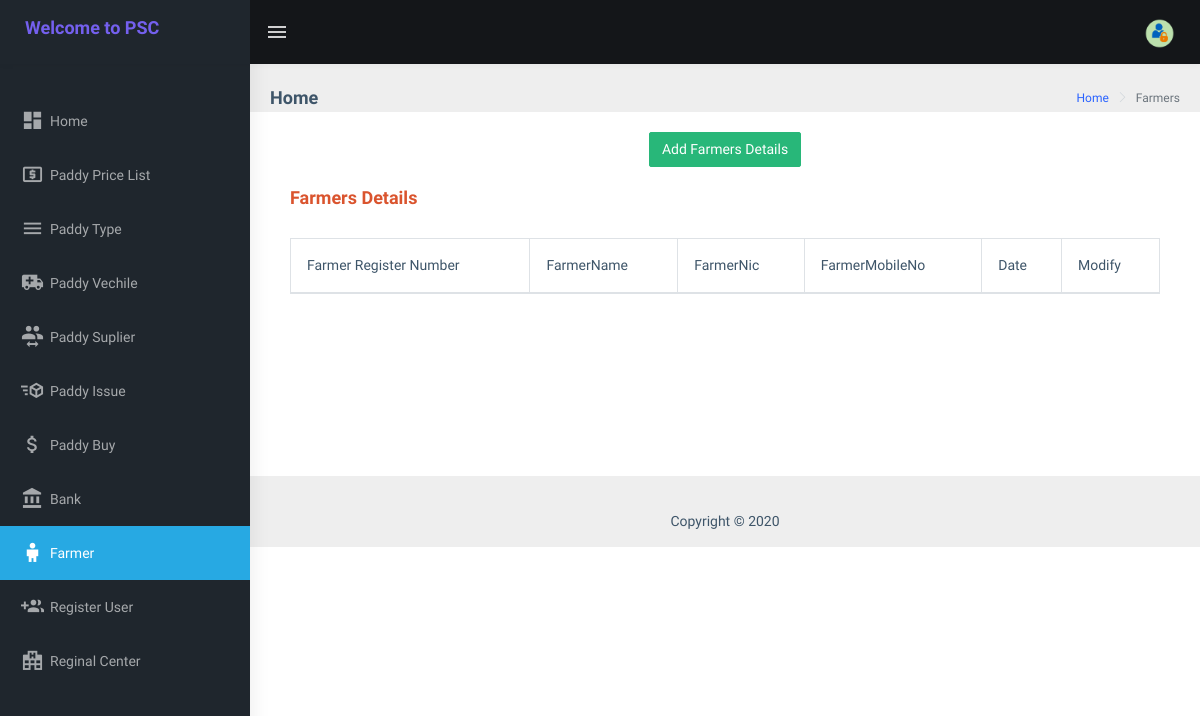
The page /common_components/farmer.php (signed in) on the database as committed earlier.
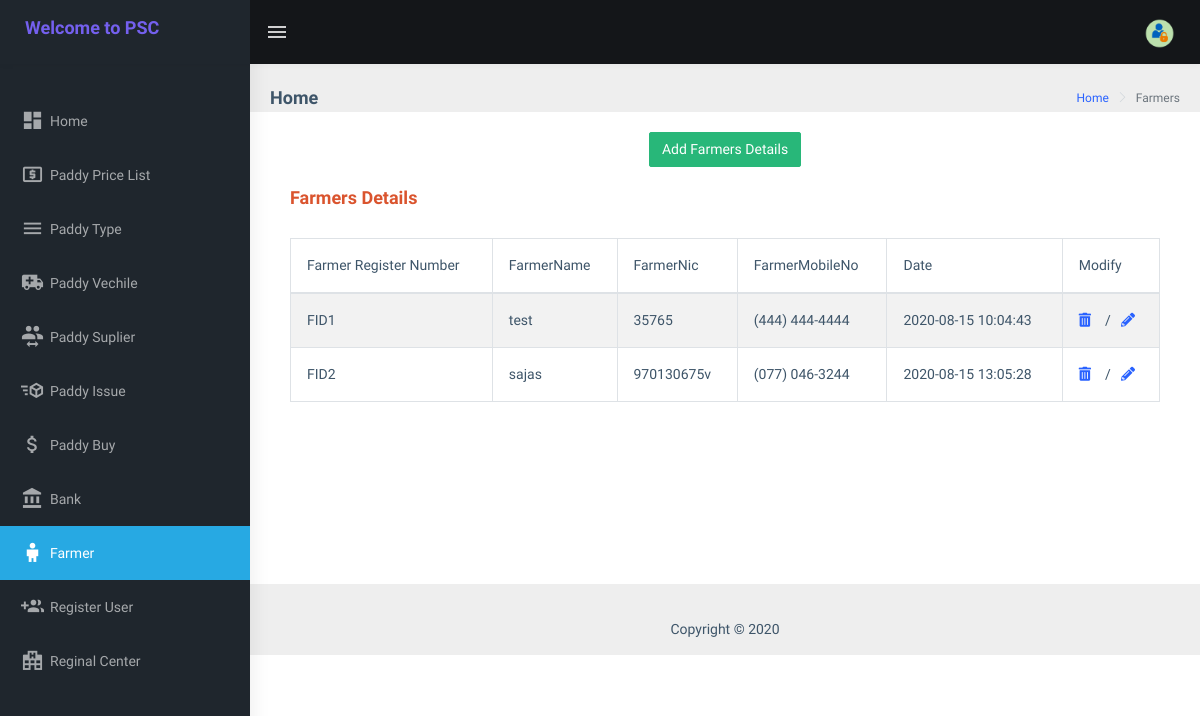
The same page on the database as committed later.
### tables this page shows
CREATE TABLE `farmer` (
  `row_id` int(11) NOT NULL,
  `farmer_reg_no` varchar(5) NOT NULL,
  `farmer_name` varchar(50) NOT NULL,
  `farmer_nic` varchar(13) NOT NULL,
  `farmer_mobileno` varchar(15) NOT NULL,
  `date` timestamp NOT NULL DEFAULT current_timestamp() ON UPDATE current_timestamp()
);

### function.php (called while the page is built, shortened)
<?php
	function isAdmin()
	{
		if (isset($_SESSION['user']) && $_SESSION['user']['user_type'] == 'admin' ) {
			return true;
		}else{
			return false;
		}
	}
?>

### common_components/farmer.php (the view, shortened to what this page needs)
<?php
	include('../function.php');
	if (!isAdmin() AND !isCollactionOfficer() AND !isManager() AND !isClerk() AND !isFinanceOfficer() AND !isStorekeeper()) {
		$_SESSION['msg'] = "You must log in first";
		header('location: ../Index.php');
	}else{
?>
<!DOCTYPE html>
<html dir="ltr" lang="en">
    <head>
        <?php include '../mainstuff/inhead.php'; ?>
				<link rel="stylesheet" type="text/css" href="../assets/extra-libs/multicheck/multicheck.css">
				<link href="../js/jquery.dataTables.min.css" rel="stylesheet">
				<link rel="stylesheet" type="text/css" href="../assets/libs/select2/dist/css/select2.min.css">
    </head>
    <body>
        <div id="main-wrapper">
            <?php include '../mainstuff/header.php'; ?>
			<?php include '../mainstuff/LeftSidebar.php'; ?>
			<div class="page-wrapper">
                <div class="page-breadcrumb">
                    <div class="row">
                        <div class="col-12 d-flex no-block align-items-center">
                            <h4 class="page-title">Home</h4>
                            <div class="ml-auto text-right">
                                <nav aria-label="breadcrumb">
                                    <ol class="breadcrumb">
                                        <li class="breadcrumb-item"><a href="#">Home</a></li>
                                        <li class="breadcrumb-item active" aria-current="page">Farmers</li>
                                    </ol>
                                </nav>
                            </div>
                        </div>
                    </div>
                </div>
								                <div class="row">
								                    <div class="col-md-12">
								                        <div class="card card-body printableArea">
																					<div align="center">
																				    <button type="button" name="add" id="add" class="btn btn-success">Add Farmers Details</button>
																				   </div>
																					<form class="form-horizontal" action="" enctype="multipart/form-data" method="post">
																								<div class="card-body">
																												<h4 class="text-danger">Farmers Details</h4><br>
																												<div class="table-responsive">
																														<table id="zero_config" class="table table-striped table-bordered">
																																<thead>
																																		<tr>
																																			<th> Farmer Register Number </th>
																																			<th> FarmerName  </th>
																																			<th> FarmerNic </th>
																																			<th> FarmerMobileNo </th>
																																			<th> Date </th>
																																			<th> Modify </th>
																																		</tr>
																																</thead>
																																<tbody>
																																		<?php
																																					$sql= "select * from farmer ORDER BY row_id ASC";
																																					$run = mysqli_query($conn,$sql);
																																						while($row=mysqli_fetch_array($run)){
																																								$id = $row['row_id'];
																																								$farmer_reg_no = $row['farmer_reg_no'];
																																								$farmer_name = $row['farmer_name'];
																																								$farmer_nic = $row['farmer_nic'];
																																								$farmer_mobileno = $row['farmer_mobileno'];
																																								$date = $row['date'];
																																		?>
																													<tr>
																															<td> <?php echo $farmer_reg_no; ?> </td>
																															<td> <?php echo $farmer_name; ?> </td>
																															<td> <?php echo $farmer_nic; ?> </td>
																															<td> <?php echo $farmer_mobileno; ?> </td>
																															<td> <?php echo $date; ?> </td>
																													<td>
																													<a href="delete_farmer.php?delete_farmer=<?php echo $id; ?>" onclick="return confirm('Are you sure you want to delete this item?');">
																															<i class=" fas fa-trash-alt"></i>
																													</a>&nbsp&nbsp / &nbsp
																												 	<a href="edit_farmer.php?edit_farmer=<?php echo $id; ?>">
																															<i class=" fas fa-pencil-alt"></i>
																													</a>
																													</td>
																													</tr>
																										<?php } ?>
																								</tbody>
																						</table>
																				</div>
																		</form><br><br><br><br><br><br>
																</div>
								                    </div>
								                </div>
								                <?php include '../mainstuff/footer.php'; ?>
								            </div>
	  </body>
</html>
													<?php } ?>

Rows that differ between the two databases and show on the page:
added farmer: farmer_reg_no "FID1", farmer_name "test", farmer_nic "35765", farmer_mobileno "(444) 444-4444", date "2020-08-15 10:04:43"
added farmer: farmer_reg_no "FID2", farmer_name "sajas", farmer_nic "970130675v", farmer_mobileno "(077) 046-3244", date "2020-08-15 13:05:28"
